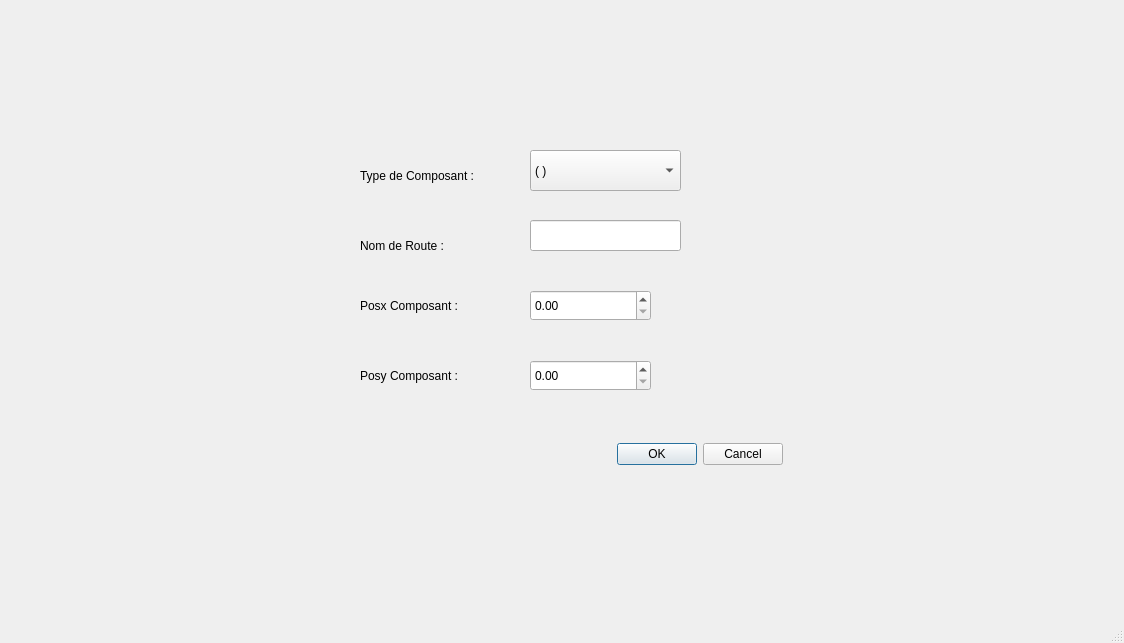
<?xml version="1.0" encoding="UTF-8"?>
<ui version="4.0">
 <class>MainWindow</class>
 <widget class="QMainWindow" name="MainWindow">
  <property name="geometry">
   <rect>
    <x>0</x>
    <y>0</y>
    <width>1124</width>
    <height>643</height>
   </rect>
  </property>
  <property name="windowTitle">
   <string>MainWindow</string>
  </property>
  <widget class="QWidget" name="centralwidget">
   <widget class="QStackedWidget" name="stackedWidget_RessourceMateriel">
    <property name="geometry">
     <rect>
      <x>30</x>
      <y>40</y>
      <width>1071</width>
      <height>541</height>
     </rect>
    </property>
    <property name="currentIndex">
     <number>1</number>
    </property>
    <widget class="QWidget" name="page">
     <widget class="QPushButton" name="AjouteComposant">
      <property name="geometry">
       <rect>
        <x>120</x>
        <y>40</y>
        <width>171</width>
        <height>41</height>
       </rect>
      </property>
      <property name="text">
       <string>Ajouter Composant</string>
      </property>
     </widget>
     <widget class="QTableWidget" name="tableWidget_Ressources">
      <property name="enabled">
       <bool>true</bool>
      </property>
      <property name="geometry">
       <rect>
        <x>0</x>
        <y>100</y>
        <width>1051</width>
        <height>441</height>
       </rect>
      </property>
      <property name="minimumSize">
       <size>
        <width>1051</width>
        <height>0</height>
       </size>
      </property>
      <property name="maximumSize">
       <size>
        <width>1051</width>
        <height>16777215</height>
       </size>
      </property>
      <property name="accessibleName">
       <string>tableWidget_Ressources</string>
      </property>
      <attribute name="horizontalHeaderVisible">
       <bool>false</bool>
      </attribute>
      <attribute name="horizontalHeaderCascadingSectionResizes">
       <bool>true</bool>
      </attribute>
      <attribute name="horizontalHeaderDefaultSectionSize">
       <number>180</number>
      </attribute>
      <attribute name="horizontalHeaderHighlightSections">
       <bool>true</bool>
      </attribute>
      <column>
       <property name="text">
        <string>ID</string>
       </property>
      </column>
      <column>
       <property name="text">
        <string>Nom Route</string>
       </property>
      </column>
      <column>
       <property name="text">
        <string>Etat</string>
       </property>
      </column>
      <column>
       <property name="text">
        <string>Type</string>
       </property>
      </column>
      <column>
       <property name="text">
        <string>Position</string>
       </property>
      </column>
     </widget>
    </widget>
    <widget class="QWidget" name="page_2">
     <widget class="QLabel" name="label">
      <property name="geometry">
       <rect>
        <x>330</x>
        <y>110</y>
        <width>141</width>
        <height>51</height>
       </rect>
      </property>
      <property name="text">
       <string>Type de Composant :</string>
      </property>
     </widget>
     <widget class="QLabel" name="label_3">
      <property name="geometry">
       <rect>
        <x>330</x>
        <y>240</y>
        <width>151</width>
        <height>51</height>
       </rect>
      </property>
      <property name="text">
       <string>Posx Composant :</string>
      </property>
     </widget>
     <widget class="QLabel" name="label_4">
      <property name="geometry">
       <rect>
        <x>330</x>
        <y>310</y>
        <width>141</width>
        <height>51</height>
       </rect>
      </property>
      <property name="text">
       <string>Posy Composant :</string>
      </property>
     </widget>
     <widget class="QDoubleSpinBox" name="doubleSpinBox">
      <property name="geometry">
       <rect>
        <x>500</x>
        <y>320</y>
        <width>121</width>
        <height>31</height>
       </rect>
      </property>
      <property name="toolTip">
       <string>&lt;html&gt;&lt;head/&gt;&lt;body&gt;&lt;p&gt;Donner la position geographique (y)&lt;/p&gt;&lt;/body&gt;&lt;/html&gt;</string>
      </property>
      <property name="whatsThis">
       <string/>
      </property>
     </widget>
     <widget class="QDoubleSpinBox" name="doubleSpinBox_2">
      <property name="geometry">
       <rect>
        <x>500</x>
        <y>250</y>
        <width>121</width>
        <height>31</height>
       </rect>
      </property>
      <property name="toolTip">
       <string>&lt;html&gt;&lt;head/&gt;&lt;body&gt;&lt;p&gt;Donner la position geographique (x)&lt;/p&gt;&lt;/body&gt;&lt;/html&gt;</string>
      </property>
      <property name="whatsThis">
       <string/>
      </property>
     </widget>
     <widget class="QComboBox" name="comboBox">
      <property name="geometry">
       <rect>
        <x>500</x>
        <y>110</y>
        <width>151</width>
        <height>41</height>
       </rect>
      </property>
      <property name="toolTip">
       <string>&lt;html&gt;&lt;head/&gt;&lt;body&gt;&lt;p&gt;Choisir le type de Composant&lt;/p&gt;&lt;/body&gt;&lt;/html&gt;</string>
      </property>
      <property name="whatsThis">
       <string/>
      </property>
      <item>
       <property name="text">
        <string>( )</string>
       </property>
      </item>
      <item>
       <property name="text">
        <string>Poteau Electrique</string>
       </property>
      </item>
      <item>
       <property name="text">
        <string>Canal d'Eau</string>
       </property>
      </item>
     </widget>
     <widget class="QDialogButtonBox" name="buttonBox">
      <property name="geometry">
       <rect>
        <x>560</x>
        <y>400</y>
        <width>193</width>
        <height>28</height>
       </rect>
      </property>
      <property name="toolTip">
       <string/>
      </property>
      <property name="accessibleDescription">
       <string/>
      </property>
      <property name="standardButtons">
       <set>QDialogButtonBox::Cancel|QDialogButtonBox::Ok</set>
      </property>
      <property name="centerButtons">
       <bool>false</bool>
      </property>
     </widget>
     <widget class="QLabel" name="label_2">
      <property name="geometry">
       <rect>
        <x>330</x>
        <y>180</y>
        <width>121</width>
        <height>51</height>
       </rect>
      </property>
      <property name="text">
       <string>Nom de Route :</string>
      </property>
     </widget>
     <widget class="QLineEdit" name="lineEdit">
      <property name="geometry">
       <rect>
        <x>500</x>
        <y>180</y>
        <width>151</width>
        <height>31</height>
       </rect>
      </property>
     </widget>
    </widget>
   </widget>
  </widget>
  <widget class="QMenuBar" name="menubar">
   <property name="geometry">
    <rect>
     <x>0</x>
     <y>0</y>
     <width>1124</width>
     <height>26</height>
    </rect>
   </property>
  </widget>
  <widget class="QStatusBar" name="statusbar"/>
 </widget>
 <resources/>
 <connections/>
</ui>
